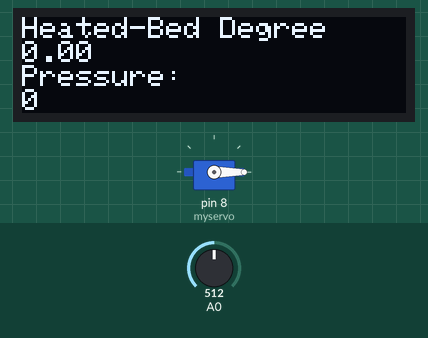
This sketch was run on a simulated Arduino Uno, built with avr-gcc and run on an emulated ATmega328P. Parts: servo, 128×32 one-colour display. The inputs (shaded band) are chosen by the test bench; at power-on: A0 = 512. The display library's start-up logo is not drawn; what the sketch prints to the serial monitor is not drawn.

Above: at 5.2 s.
5.3 s: A0 set to 716
At 8.0 s:
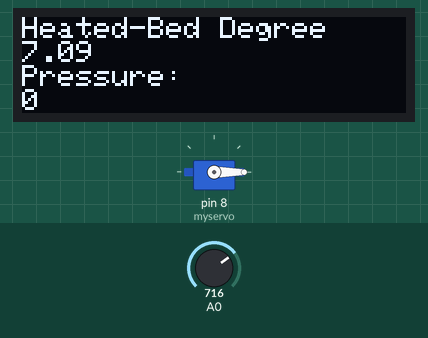
8.6 s: A0 set to 900
At 10.5 s:
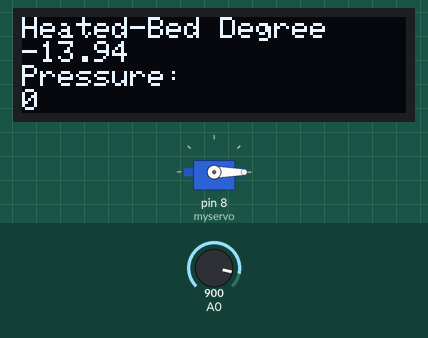
11.6 s: A0 set to 1023
At 14.2 s:
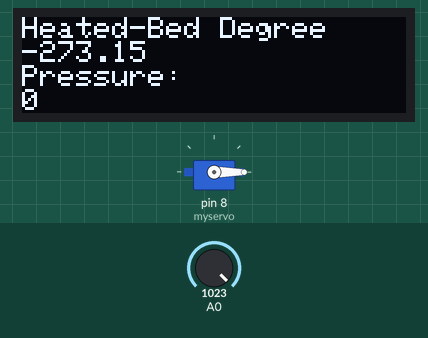
Timing chart, 0 to 15.7 s (numbered marks = the images above; inputs shaded):
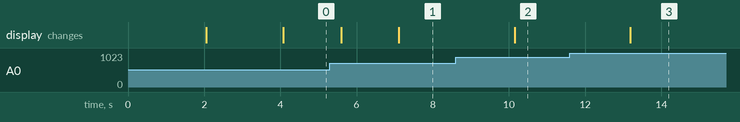

Measured:
- after the input at 5.3 s, the display: first differs from a run without the input after 1.8 s (image 1)
- after the input at 8.6 s, the display: changes after 1.6 s (image 2)
- after the input at 11.6 s, the display: changes after 1.6 s (image 3)

The sketch:

OLED_Display.ino
```cpp
#include <Servo.h>
#include <SPI.h>
#include <Wire.h>
#include <Adafruit_GFX.h>
#include <Adafruit_SSD1306.h>

#define SCREEN_WIDTH 128 // OLED display width, in pixels
#define SCREEN_HEIGHT 32 // OLED display height, in pixels

// Declaration for an SSD1306 display connected to I2C (SDA, SCL pins)
#define OLED_RESET     4 // Reset pin # (or -1 if sharing Arduino reset pin)
Adafruit_SSD1306 display(SCREEN_WIDTH, SCREEN_HEIGHT, &Wire, OLED_RESET);

#define LOGO_HEIGHT   16
#define LOGO_WIDTH    16

//These values are in the datasheet
#define RT0 100000   // Ω
#define B 3950      // K
//--------------------------------------

#define VCC 5    //Supply voltage
#define R 100000  //R=100KΩ

//Variables
float RT, VR, ln, TX, T0, VRT;//These values are in the datasheet
Servo myservo;
int sensorValue;

static const unsigned char PROGMEM logo_bmp[] =
{ B00000000, B11000000,
  B00000001, B11000000,
  B00000001, B11000000,
  B00000011, B11100000,
  B11110011, B11100000,
  B11111110, B11111000,
  B01111110, B11111111,
  B00110011, B10011111,
  B00011111, B11111100,
  B00001101, B01110000,
  B00011011, B10100000,
  B00111111, B11100000,
  B00111111, B11110000,
  B01111100, B11110000,
  B01110000, B01110000,
  B00000000, B00110000
};

void setup() {
  myservo.attach(8);
  myservo.write(0);


  Serial.begin(9600);
  T0 = 25 + 273.15;                 //Temperature T0 from datasheet, conversion from Celsius to kelvin
  // SSD1306_SWITCHCAPVCC = generate display voltage from 3.3V internally
  if (!display.begin(SSD1306_SWITCHCAPVCC, 0x3C)) { // Address 0x3C for 128x32
    Serial.println(F("SSD1306 allocation failed"));
    for (;;); // Don't proceed, loop forever
  }

  // Show initial display buffer contents on the screen --
  // the library initializes this with an Adafruit splash screen.
  display.display();
  delay(2000); // Pause for 2 seconds

  // Clear the buffer
  display.clearDisplay();

  // Draw a single pixel in white
  display.drawPixel(10, 10, SSD1306_WHITE);

  // Show the display buffer on the screen. You MUST call display() after
  // drawing commands to make them visible on screen!
  display.display();
  delay(2000);
  // display.display() is NOT necessary after every single drawing command,
  // unless that's what you want...rather, you can batch up a bunch of
  // drawing operations and then update the screen all at once by calling
  // display.display(). These examples demonstrate both approaches...

}

void loop() {

  testdrawstyles();    // Draw 'stylized' characters
  termistorSensing();

  if (TX > 140.0) {
    myservo.write(0);
  }
  else if (TX > 100.0) {
    myservo.write(70);
  }
  else if (TX < 100.0) {
    myservo.write(0);

  }


}


void termistorSensing(void) {
  VRT = analogRead(A0);              //Acquisition analog value of VRT
  VRT = (5.00 / 1023.00) * VRT;      //Conversion to voltage
  VR = VCC - VRT;
  RT = VRT / (VR / R);               //Resistance of RT

  ln = log(RT / RT0);
  TX = (1 / ((ln / B) + (1 / T0))); //Temperature from thermistor

  TX = TX - 273.15;                 //Conversion to Celsius

  Serial.print("Temperature:");
  Serial.print("\t");
  Serial.print(TX);
  Serial.print("C\t\t");
  Serial.print(TX + 273.15);        //Conversion to Kelvin
  Serial.print("K\t\t");
  Serial.print((TX * 1.8) + 32);    //Conversion to Fahrenheit
  Serial.println("F");
  delay(500);

}

void testdrawstyles(void) {


  display.clearDisplay();

  display.setTextSize(1);             // Normal 1:1 pixel scale
  display.setTextColor(SSD1306_WHITE);        // Draw white text
  display.setCursor(0, 0);            // Start at top-left corner
  display.println(F("Heated-Bed Degree"));

  display.setTextSize(1);
  display.setTextColor(SSD1306_WHITE); // Draw 'inverse' text
  display.println(TX);


  display.setTextSize(1);
  display.setTextColor(SSD1306_WHITE); // Draw 'inverse' text
  display.println(F("Pressure:"));
  display.print(sensorValue);


  display.display();
  delay(1000);


}
```
